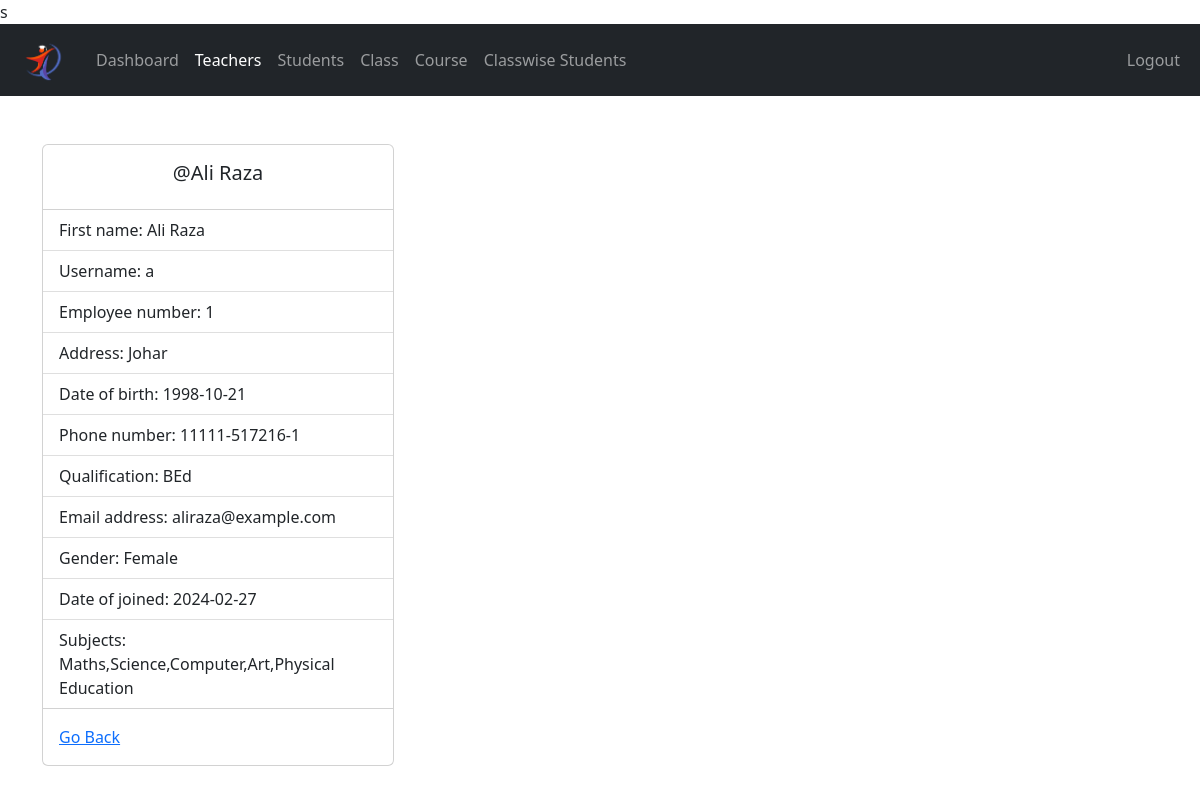
Page /admin/teacher-view.php?idTeacher=1 (signed in) on the committed database.
### tables this page shows
CREATE TABLE `teacher` (
  `idTeacher` int(11) NOT NULL AUTO_INCREMENT,
  `userID` int(11) NOT NULL,
  `name` varchar(45) NOT NULL,
  `gender` varchar(10) NOT NULL,
  `email` varchar(45) DEFAULT NULL,
  `phone_no` varchar(45) DEFAULT NULL,
  `Education` varchar(45) NOT NULL,
  `Address` varchar(45) DEFAULT NULL,
  `DOB` date NOT NULL,
  `CNIC_NO` varchar(45) NOT NULL,
  `Date_of_joining` date NOT NULL,
  PRIMARY KEY (`idTeacher`),
  UNIQUE KEY `CNIC_NO_UNIQUE` (`CNIC_NO`),
  KEY `fk_Teacher_USER1_idx` (`userID`),
  CONSTRAINT `fk_Teacher_USER1` FOREIGN KEY (`userID`) REFERENCES `user` (`UserID`) ON DELETE CASCADE ON UPDATE CASCADE
);

CREATE TABLE `user` (
  `UserID` int(11) NOT NULL AUTO_INCREMENT,
  `username` varchar(45) NOT NULL,
  `password` varchar(45) DEFAULT NULL,
  `Role` enum('Teacher','Admin','Student') NOT NULL,
  PRIMARY KEY (`UserID`)
);

CREATE TABLE `teacher_subjects` (
  `TeacherId` int(11) NOT NULL,
  `SubID` int(11) NOT NULL,
  PRIMARY KEY (`TeacherId`,`SubID`),
  KEY `fk_Teacher_has_Subject_Subject1_idx` (`SubID`),
  KEY `fk_Teacher_has_Subject_Teacher1_idx` (`TeacherId`),
  CONSTRAINT `fk_Teacher_has_Subject_Subject1` FOREIGN KEY (`SubID`) REFERENCES `subject` (`idSubject`) ON DELETE CASCADE ON UPDATE CASCADE,
  CONSTRAINT `fk_Teacher_has_Subject_Teacher1` FOREIGN KEY (`TeacherId`) REFERENCES `teacher` (`idTeacher`) ON DELETE CASCADE ON UPDATE CASCADE
);

CREATE TABLE `subject` (
  `idSubject` int(11) NOT NULL AUTO_INCREMENT,
  `name` varchar(45) NOT NULL,
  PRIMARY KEY (`idSubject`)
);

### admin/data/teacher.php (called while the page is built, shortened)
<?php
function getTeachersSubjects($teacher_id, $conn)
{
  $sql = "SELECT ts.TeacherId, s.idSubject, s.name AS subject_name, t.name AS teacher_name
            FROM subject s
            INNER JOIN teacher_subjects ts ON s.idSubject = ts.SubID
            INNER JOIN teacher t ON ts.TeacherId = t.idTeacher
            WHERE ts.TeacherId=?";
  $stmt = $conn->prepare($sql);
  $stmt->execute([$teacher_id]);
  $results = $stmt->fetchAll(PDO::FETCH_ASSOC);
  if (empty($results)) {
    return 0;
  } else {
    return $results;
  }
}
function getUsername($Uid, $conn)
{
  $sql = "SELECT username FROM user WHERE UserID=?";
  $stmt = $conn->prepare($sql);
  $stmt->execute([$Uid]);
  $result = $stmt->fetch(PDO::FETCH_ASSOC);
  if ($result) {
    return $result['username'];
  } else {
    return 0;
  }
}
function getTeacherById($teacher_id, $conn)
{
  $sql = "SELECT * FROM teacher
           WHERE idTeacher=?";
  $stmt = $conn->prepare($sql);
  $stmt->execute([$teacher_id]);
  if ($stmt->rowCount() == 1) {
    $teacher = $stmt->fetch();
    return $teacher;
  } else {
    return 0;
  }
}

### admin/teacher-view.php (the view, shortened to what this page needs)
<?php
if (
  isset($_SESSION['UserID']) &&
  isset($_SESSION['role'])
) {
  if ($_SESSION['role'] == 'Admin') {
    include "../DB_connection.php";
    include "data/teacher.php";
    include "data/class.php";
    if (isset($_GET['idTeacher'])) {
      $teacher_id = $_GET['idTeacher'];
      $teacher = getTeacherById($teacher_id, $conn);
      ?>
      <!DOCTYPE html>
      <html lang="en">
      <head>
        <link rel="stylesheet" href="https://cdn.jsdelivr.net/npm/bootstrap@5.2.0/dist/css/bootstrap.min.css">
        <link rel="stylesheet" href="../css/style.css">
        <link rel="stylesheet" href="https://cdnjs.cloudflare.com/ajax/libs/font-awesome/4.7.0/css/font-awesome.min.css">
      </head>
      <body>s
        <?php
        include "inc/navbar.php";
        if ($teacher != 0) {
          ?>
          <div class="container mt-5">
            <div class="card" style="width: 22rem;">
              <div class="card-body">
                <h5 class="card-title text-center">@<?= $teacher['name'] ?></h5>
              </div>
              <ul class="list-group list-group-flush">
                <li class="list-group-item">First name: <?= $teacher['name'] ?></li>
                <li class="list-group-item">Username:
                  <?php
                  $username = getUsername($teacher['userID'], $conn);
                  if ($username !== 0) {
                    echo $username;
                  } else {
                    echo "No data found.";
                  }
                  ?>
                </li>
                <li class="list-group-item">Employee number: <?= $teacher['idTeacher'] ?></li>
                <li class="list-group-item">Address: <?= $teacher['Address'] ?></li>
                <li class="list-group-item">Date of birth: <?= $teacher['DOB'] ?></li>
                <li class="list-group-item">Phone number: <?= $teacher['CNIC_NO'] ?></li>
                <li class="list-group-item">Qualification: <?= $teacher['Education'] ?></li>
                <li class="list-group-item">Email address: <?= $teacher['email'] ?></li>
                <li class="list-group-item">Gender: <?= $teacher['gender'] ?></li>
                <li class="list-group-item">Date of joined: <?= $teacher['Date_of_joining'] ?></li>
                <li class="list-group-item">Subjects:
                  <?php
                  $subjects = getTeachersSubjects($teacher['idTeacher'], $conn);
                  if ($subjects !== 0) {
                    $i=1;
                    foreach ($subjects as $subject) {
                      if ($i > 1) {
                      echo ",";
                      }
                      echo $subject['subject_name'];
                      $i++;
                    }
                  } else {
                    echo "No data found.";
                  }
                  ?>
                </li>
              </ul>
              <div class="card-body">
                <a href="teacher.php" class="card-link">Go Back</a>
              </div>
            </div>
          </div>
          <?php
        } else {
          header("Location: teacher.php");
          exit;
        }
        ?>
      </body>
      </html>
      <?php
    } else {
      header("Location: teacher.php");
      exit;
    }
  } else {
    header("Location: ../login.php");
    exit;
  }
} else {
  header("Location: ../login.php");
  exit;
}
?>

### rows in the picture
teacher: name "Ali Raza", userID.username "a", idTeacher "1", Address "Johar", DOB "1998-10-21", CNIC_NO "11111-517216-1", Education "BEd", email "aliraza@example.com", gender "Female", Date_of_joining "2024-02-27"
teacher_subjects: SubID.name "Maths"
teacher_subjects: SubID.name "Science"
teacher_subjects: SubID.name "Computer"
teacher_subjects: SubID.name "Art"
teacher_subjects: SubID.name "Physical Education"
